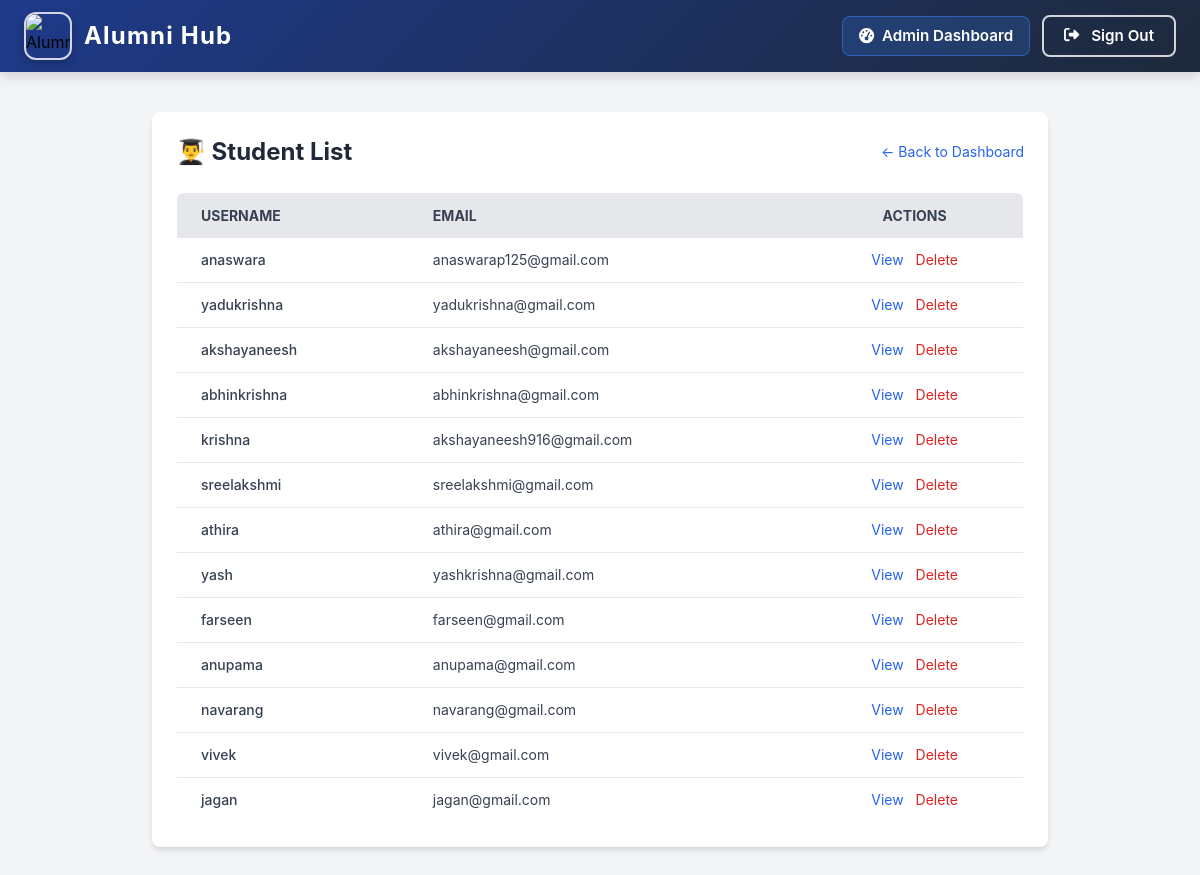
Screenshot of /students/ (signed in) with the database file from the repository.
### myapp/models.py (models this page shows, shortened)
class StudentProfile(models.Model):
    user = models.OneToOneField(User, on_delete=models.CASCADE, related_name='student_profile')
    enrollment_year = models.PositiveIntegerField()
    major = models.CharField(max_length=255)
    resume = models.FileField(upload_to='resumes/', blank=True, null=True)
    profile_picture = models.ImageField(upload_to='profile_pics/', blank=True, null=True)

class User(AbstractUser):
    is_alumni = models.BooleanField(default=False)
    is_student = models.BooleanField(default=False)
    groups = models.ManyToManyField(Group, related_name="custom_user_groups", blank=True)
    user_permissions = models.ManyToManyField(Permission, related_name="custom_user_permissions", blank=True)

### myapp/views.py (the view)
# urls.py: path('students/', admin_student_list, name='admin_student_list'),
@user_passes_test(is_admin)
@login_required(login_url='signin')
def admin_student_list(request):
    students = StudentProfile.objects.all()
    return render(request, 'student_list.html', {'students': students})

### myapp/views.py (called while the page is built)
def is_admin(user):
    return user.is_staff

### templates/student_list.html
{% extends "home.html" %}
{% block content %}
{% include "navbar.html" %}
<section class="min-h-screen bg-gray-100 py-10 px-4">
    <div class="max-w-4xl mx-auto bg-white shadow-md rounded-lg p-6">
        <div class="flex items-center justify-between mb-6">
            <h2 class="text-2xl font-bold text-gray-800">👨‍🎓 Student List</h2>
            <a href="{% url 'admin_dashboard' %}" class="text-blue-600 hover:underline text-sm">← Back to Dashboard</a>
        </div>
        <div class="overflow-x-auto">
            <table class="min-w-full bg-white border border-gray-200 rounded-lg overflow-hidden">
                <thead class="bg-gray-200 text-gray-700 uppercase text-sm leading-normal">
                    <tr>
                        <th class="py-3 px-6 text-left">Username</th>
                        <th class="py-3 px-6 text-left">Email</th>
                        <th class="py-3 px-6 text-center">Actions</th>
                    </tr>
                </thead>
                <tbody class="text-gray-700 text-sm divide-y divide-gray-200">
                    {% for student in students %}
                        <tr class="hover:bg-gray-50 transition-all duration-200">
                            <td class="py-3 px-6 font-medium">{{ student.user.username }}</td>
                            <td class="py-3 px-6">{{ student.user.email }}</td>
                            <td class="py-3 px-6 text-center space-x-2">
                                <a href="{% url 'view_student_profile' student.id %}" class="text-blue-600 hover:underline">View</a>
                                <a href="{% url 'delete_student' student.id %}" class="text-red-600 hover:underline" onclick="return confirm('Are you sure you want to delete this student?');">Delete</a>
                            </td>
                        </tr>
                    {% empty %}
                        <tr>
                            <td colspan="3" class="text-center py-6 text-gray-500">No students found.</td>
                        </tr>
                    {% endfor %}
                </tbody>
            </table>
        </div>
    </div>
</section>
{% endblock %}

### templates/navbar.html (style rules this page uses)
body { font-family: 'Inter', sans-serif; margin: 0; padding: 0; }

### rows the page displays
StudentProfile: user.username "anaswara", user.email "anaswarap125@gmail.com"
StudentProfile: user.username "yadukrishna", user.email "yadukrishna@gmail.com"
StudentProfile: user.username "akshayaneesh", user.email "akshayaneesh@gmail.com"
StudentProfile: user.username "abhinkrishna", user.email "abhinkrishna@gmail.com"
StudentProfile: user.username "krishna", user.email "akshayaneesh916@gmail.com"
StudentProfile: user.username "sreelakshmi", user.email "sreelakshmi@gmail.com"
StudentProfile: user.username "athira", user.email "athira@gmail.com"
StudentProfile: user.username "yash", user.email "yashkrishna@gmail.com"
StudentProfile: user.username "farseen", user.email "farseen@gmail.com"
StudentProfile: user.username "anupama", user.email "anupama@gmail.com"
StudentProfile: user.username "navarang", user.email "navarang@gmail.com"
StudentProfile: user.username "vivek", user.email "vivek@gmail.com"
StudentProfile: user.username "jagan", user.email "jagan@gmail.com"
